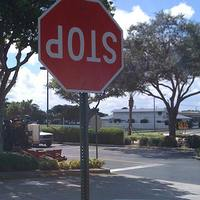
#> input picture validation_fn_fp/false_positive__validation_photo_img158960.jpg, 200 x 200 px
$ python -i transforms.py   (imports and definitions only)
#> lines starting #> are read from the running program, lines starting #| are printed output that depends on the picture
#> further down, picture is the input picture: PIL image 200x200 RGB; mean R, G, B 100.5, 97.7, 107.3
"""
Shape/resolution standardization + the 6 robustness transforms.

Everything lands at WORKING_RES x WORKING_RES. Locked parameters, see
../docs/pipeline-decisions.md for the full reasoning:

- Real images: crop_to_square() BEFORE resizing to WORKING_RES
- Fake images, 1024-native: jitter_crop_square() BEFORE resizing to WORKING_RES
- Fake images, already at WORKING_RES natively: skip straight to caching, nothing to do
- All 15 variants below are generated FROM the clean, already-square, already-512 image --
  never from the original raw file directly.
- Save format (actually happens in build_cache.py's save_variant(), not here -- this file
  never writes to disk): JPEG-100 for everything, EXCEPT the 4 JPEG-compression variants,
  which save at their own target quality directly (90/70/50/30) -- that quality drop IS
  the transform.
"""
import io
import random

import numpy as np
from PIL import Image, ImageEnhance, ImageFilter

WORKING_RES = 512


# ---------------------------------------------------------------------------
# Shape / resolution standardization -- runs ONCE per image, before any of the
# 15 variants exist. Builds the "clean" cached baseline.
# ---------------------------------------------------------------------------

def crop_to_square(image: Image.Image) -> Image.Image:
    """Real images only. Center-crop to the shorter side -- fixes rectangle-vs-square,
    never squash, never pad (see pipeline-decisions.md for why)."""
    w, h = image.size
    side = min(w, h)
    left = (w - side) // 2
    top = (h - side) // 2
    return image.crop((left, top, left + side, top + side))


def jitter_crop_square(image: Image.Image, min_keep: float = 0.90) -> Image.Image:
    """1024-native fake images only. Already square -- this isn't a shape fix, it stops
    every fake from being resized by the exact same fixed ratio (a DCT-visible fingerprint).
    Keeps a random keep_frac in [min_keep, 1.0] of the frame, centered."""
    w, h = image.size  # w == h going in
    keep_frac = random.uniform(min_keep, 1.0)
    side = int(w * keep_frac)
    left = (w - side) // 2
    top = (h - side) // 2
    return image.crop((left, top, left + side, top + side))


def resize_to_working(image: Image.Image, size: int = WORKING_RES) -> Image.Image:
    return image.resize((size, size), Image.BICUBIC)


# ---------------------------------------------------------------------------
# The 6 robustness transforms. Each takes the CLEAN, already-square,
# already-512 image and returns one variant. Dimensions in/out are noted.
# ---------------------------------------------------------------------------

def t_jpeg_compress(image: Image.Image, quality: int) -> Image.Image:
    """quality in {90, 70, 50, 30}. Size unchanged -- the quality drop IS the transform.
    Returns pixel data only; this function never writes to disk. The caller
    (build_cache.py's save_variant()) is responsible for the actual file write, at
    quality=100, which faithfully preserves whatever compression damage happened here."""
#> called with quality = 90
    buf = io.BytesIO()
    image.convert("RGB").save(buf, format="JPEG", quality=quality)
    buf.seek(0)
    return Image.open(buf).convert("RGB")


def t_gaussian_blur(image: Image.Image, sigma: float) -> Image.Image:
    """sigma in {0.5, 1.0, 2.0}, in pixels. Size unchanged."""
    return image.filter(ImageFilter.GaussianBlur(radius=sigma))


def t_resize_down_up(image: Image.Image, scale: float) -> Image.Image:
    """scale in {0.5, 0.25}. Shrinks then stretches back to WORKING_RES so this variant
    matches every other variant's final size."""
    w, h = image.size
    small = image.resize((max(int(w * scale), 1), max(int(h * scale), 1)), Image.BICUBIC)
    return small.resize((w, h), Image.BICUBIC)


def t_gaussian_noise(image: Image.Image, sigma_frac: float) -> Image.Image:
    """sigma_frac in {0.02, 0.05, 0.10}, as a fraction of the 0-255 pixel range.
    Size unchanged."""
    arr = np.array(image.convert("RGB")).astype(np.float32)
    sigma = sigma_frac * 255.0
    arr += np.random.normal(0, sigma, arr.shape)
    return Image.fromarray(np.clip(arr, 0, 255).astype("uint8"))


def t_color_jitter(image: Image.Image, pct: float) -> Image.Image:
    """pct in {+0.20, -0.20}. Brightness, contrast, and saturation each shifted
    independently by pct. Size unchanged."""
    out = image
    for Enhancer in (ImageEnhance.Brightness, ImageEnhance.Contrast, ImageEnhance.Color):
        out = Enhancer(out).enhance(1.0 + pct)
    return out


def t_center_crop(image: Image.Image, keep: float = 0.80) -> Image.Image:
    """The robustness-test crop (NOT the shape-fix crop -- this runs on the already-square
    clean image, as one of the 15 variants). Crops to `keep` of each side, then stretches
    back to WORKING_RES to match everyone else's final size."""
    w, h = image.size
    cw, ch = int(w * keep), int(h * keep)
    left = (w - cw) // 2
    top = (h - ch) // 2
    cropped = image.crop((left, top, left + cw, top + ch))
    return cropped.resize((w, h), Image.BICUBIC)


# ---------------------------------------------------------------------------
# All 15 variants, one call each. 4 JPEG + 3 blur + 2 resize + 3 noise +
# 2 color + 1 crop = 15.
# ---------------------------------------------------------------------------

def build_all_variants(clean_image: Image.Image) -> dict[str, Image.Image]:
    """clean_image must already be square and at WORKING_RES (the standardized baseline)."""
    variants = {}
    for q in (90, 70, 50, 30):
        variants[f"jpeg_q{q}"] = t_jpeg_compress(clean_image, q)
    for s in (0.5, 1.0, 2.0):
        variants[f"blur_s{s}"] = t_gaussian_blur(clean_image, s)
#> this loop made 3 passes
#> s on pass 1: 0.5
#> after the loop, variants = 7 items
    for scale in (0.5, 0.25):
        variants[f"resize_{scale}"] = t_resize_down_up(clean_image, scale)
#> this loop made 2 passes
#> pass 1, in t_resize_down_up, `small = image.resize((max(int(w * scale), 1), max(int(h * scale), 1)),..`:
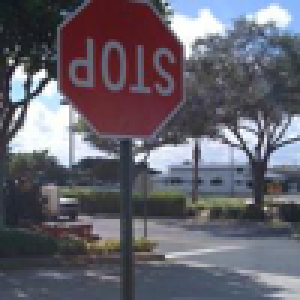
#> small: PIL image 100x100 RGB (shown 3 times larger); mean R, G, B 100.5, 97.7, 107.3
#> pass 2, in t_resize_down_up (call 2), `small = image.resize((max(int(w * scale), 1), max(int(h * scale), 1)),..`:
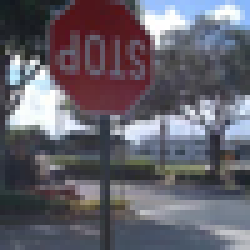
#> small: PIL image 50x50 RGB (shown 5 times larger); mean R, G, B 100.5, 97.6, 107.3
#> after the loop, variants = 9 items
    for s in (0.02, 0.05, 0.10):
        variants[f"noise_s{s}"] = t_gaussian_noise(clean_image, s)
#> this loop made 3 passes
#> pass 1, in t_gaussian_noise, `arr += np.random.normal(0, sigma, arr.shape)`:
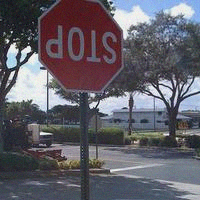
#> arr: shape (200, 200, 3) float32; mean R, G, B 100.5, 97.7, 107.3; drawn with min black and max white
#> pass 2, in t_gaussian_noise (call 2), `arr += np.random.normal(0, sigma, arr.shape)`:
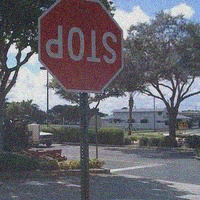
#> arr: shape (200, 200, 3) float32; mean R, G, B 100.5, 97.6, 107.4; drawn with min black and max white
#> pass 3, in t_gaussian_noise (call 3), `arr += np.random.normal(0, sigma, arr.shape)`:
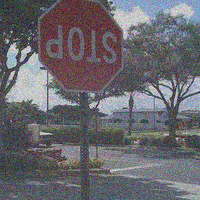
#> arr: shape (200, 200, 3) float32; mean R, G, B 100.5, 97.9, 107.2; drawn with min black and max white
#> after the loop, variants = 12 items
    for pct in (0.20, -0.20):
        sign = "up" if pct > 0 else "down"
        variants[f"color_{sign}"] = t_color_jitter(clean_image, pct)
#> after the loop, variants = 14 items
    variants["crop80"] = t_center_crop(clean_image, 0.80)
#> in t_center_crop, `cropped = image.crop((left, top, left + cw, top + ch))`:
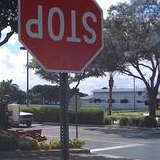
#> cropped: PIL image 160x160 RGB; mean R, G, B 104, 97.3, 105.3
#> in t_center_crop, `return cropped.resize((w, h), Image.BICUBIC)`:
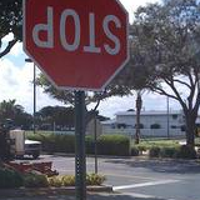
#> returned value: PIL image 200x200 RGB; mean R, G, B 104.1, 97.3, 105.3
    return variants

>>> from PIL import Image
>>> picture = Image.open('../validation_fn_fp/false_positive__validation_photo_img158960.jpg')
>>> result = build_all_variants(picture)
#> result = 15 items
